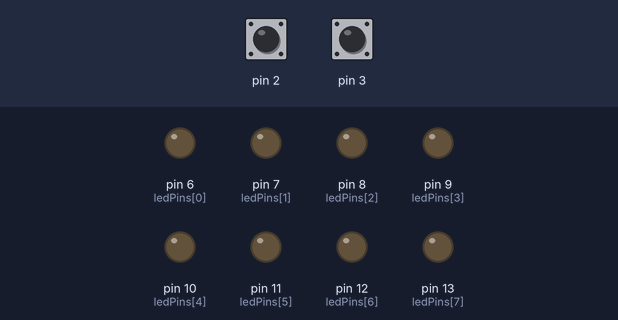
Recording of a sketch running on a simulated Arduino Uno, built with avr-gcc and run on an emulated ATmega328P. Shown: output pins drawn as LEDs (lit = HIGH). The test bench sets the inputs (shaded band); at power-on: pin 2 HIGH, pin 3 HIGH.

Above: at 1.2 s.
1.3 s: pin 2 pulled LOW for 0.15 s
At 1.37 s:
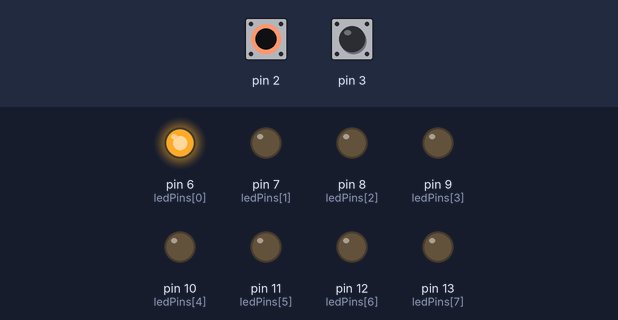
4.3 s: pin 3 pulled LOW for 0.15 s
At 4.52 s:
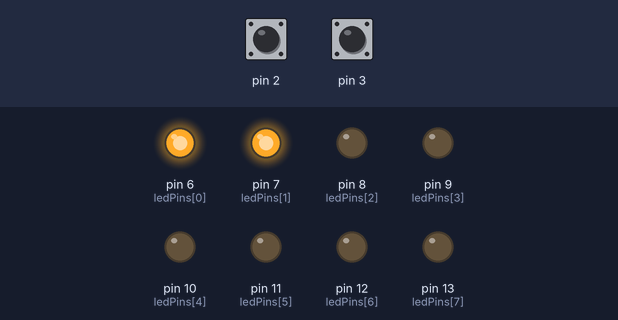
7.3 s: pin 3 pulled LOW for 1 s
At 7.67 s:
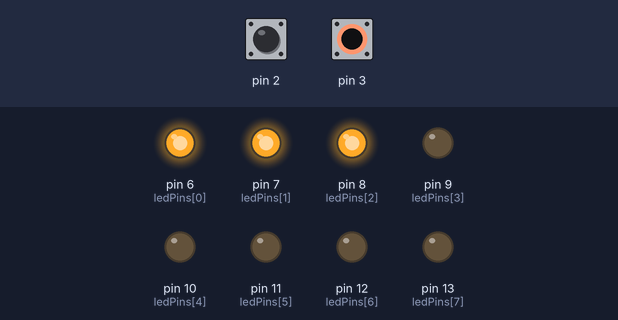
10.3 s: pin 3 pulled LOW for 3.2 s
At 10.82 s:
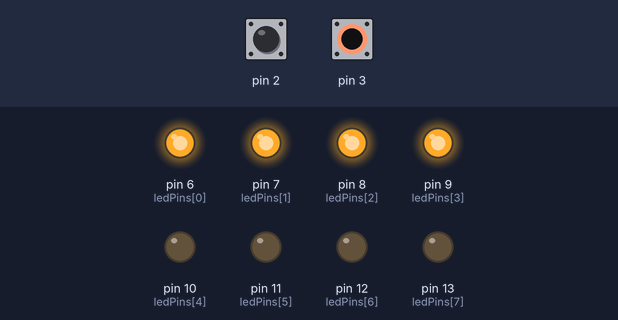
Timing chart, 0 to 14.1 s (numbered marks = the images above; inputs shaded):
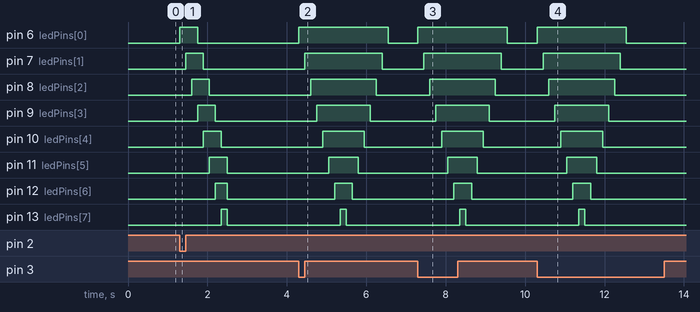

The sketch:

bth1a.ino
```cpp
const byte ledPins[8] = {6, 7, 8, 9, 10, 11, 12, 13};
int n = 8;

volatile bool runH1 = false;
volatile bool runH2 = false;

void setup() {
  for (int i = 0; i < n; i++) {
    pinMode(ledPins[i], OUTPUT);
    digitalWrite(ledPins[i], LOW);
  }

  pinMode(2, INPUT_PULLUP);
  pinMode(3, INPUT_PULLUP);

  attachInterrupt(digitalPinToInterrupt(2), isrA, FALLING);
  attachInterrupt(digitalPinToInterrupt(3), isrB, FALLING);
}

void H1() {
  for (int pos = 0; pos < n; pos++) {
    clearAll();
    if(runH2 == true) {
    	runH1 = false;
      	return;
    }

    digitalWrite(ledPins[pos], HIGH);
    digitalWrite(ledPins[(pos - 1)], HIGH);
    digitalWrite(ledPins[(pos - 2)], HIGH);

    delay(150);
  }

  clearAll();
}

void H2() {
  int i = 1;

  while (i <= n) {
    clearAll();
    if(runH1 == true) {
    	runH2 = false;
      	return;
    }
    for (int j = 0; j < i; j++) {
      digitalWrite(ledPins[j], HIGH);
    }
    delay(150);
    i++;
  }

  i = n-1;
  while (i >= 1) {
    clearAll();
	if(runH1 == true) {
    	runH2 = false;
      	return;
    }
    for (int j = 0; j < i; j++) {
      digitalWrite(ledPins[j], HIGH);
    }
    delay(150);
    i--;
  }

  clearAll();
}

void clearAll() {
  for (byte i = 0; i < n; i++) {
    digitalWrite(ledPins[i], LOW);
  }
}

void isrA() {
  runH1 = true;
}

void isrB() {
  runH2 = true;
}

void loop() {
  if (runH1) {
    H1();
    runH1 = false;
  }

  if (runH2) {
    H2();
    runH2 = false;
  }
}
```

Measured:
- after the input at 1.3 s, pin 6 (ledPins[0]): LOW → HIGH at once, → LOW 0.45 s later; pin 7 (ledPins[1]): LOW → HIGH after 0.15 s, → LOW 0.45 s later; pin 8 (ledPins[2]): LOW → HIGH after 0.30 s, → LOW 0.45 s later; pin 9 (ledPins[3]): LOW → HIGH after 0.45 s, → LOW 0.45 s later; pin 10 (ledPins[4]): LOW → HIGH after 0.60 s, → LOW 0.45 s later
- after the input at 4.3 s, pin 6 (ledPins[0]): LOW → HIGH at once, → LOW 2.3 s later; pin 7 (ledPins[1]): LOW → HIGH after 0.15 s, → LOW 2.0 s later; pin 8 (ledPins[2]): LOW → HIGH after 0.30 s, → LOW 1.7 s later; pin 9 (ledPins[3]): LOW → HIGH after 0.45 s, → LOW 1.4 s later; pin 10 (ledPins[4]): LOW → HIGH after 0.60 s, → LOW 1.1 s later
- after the input at 7.3 s, pin 6 (ledPins[0]): LOW → HIGH at once, → LOW 2.3 s later; pin 7 (ledPins[1]): LOW → HIGH after 0.15 s, → LOW 2.0 s later; pin 8 (ledPins[2]): LOW → HIGH after 0.30 s, → LOW 1.7 s later; pin 9 (ledPins[3]): LOW → HIGH after 0.45 s, → LOW 1.4 s later; pin 10 (ledPins[4]): LOW → HIGH after 0.60 s, → LOW 1.1 s later
- after the input at 10.3 s, pin 6 (ledPins[0]): LOW → HIGH at once, → LOW 2.3 s later; pin 7 (ledPins[1]): LOW → HIGH after 0.15 s, → LOW 2.0 s later; pin 8 (ledPins[2]): LOW → HIGH after 0.30 s, → LOW 1.7 s later; pin 9 (ledPins[3]): LOW → HIGH after 0.45 s, → LOW 1.4 s later; pin 10 (ledPins[4]): LOW → HIGH after 0.60 s, → LOW 1.1 s later
